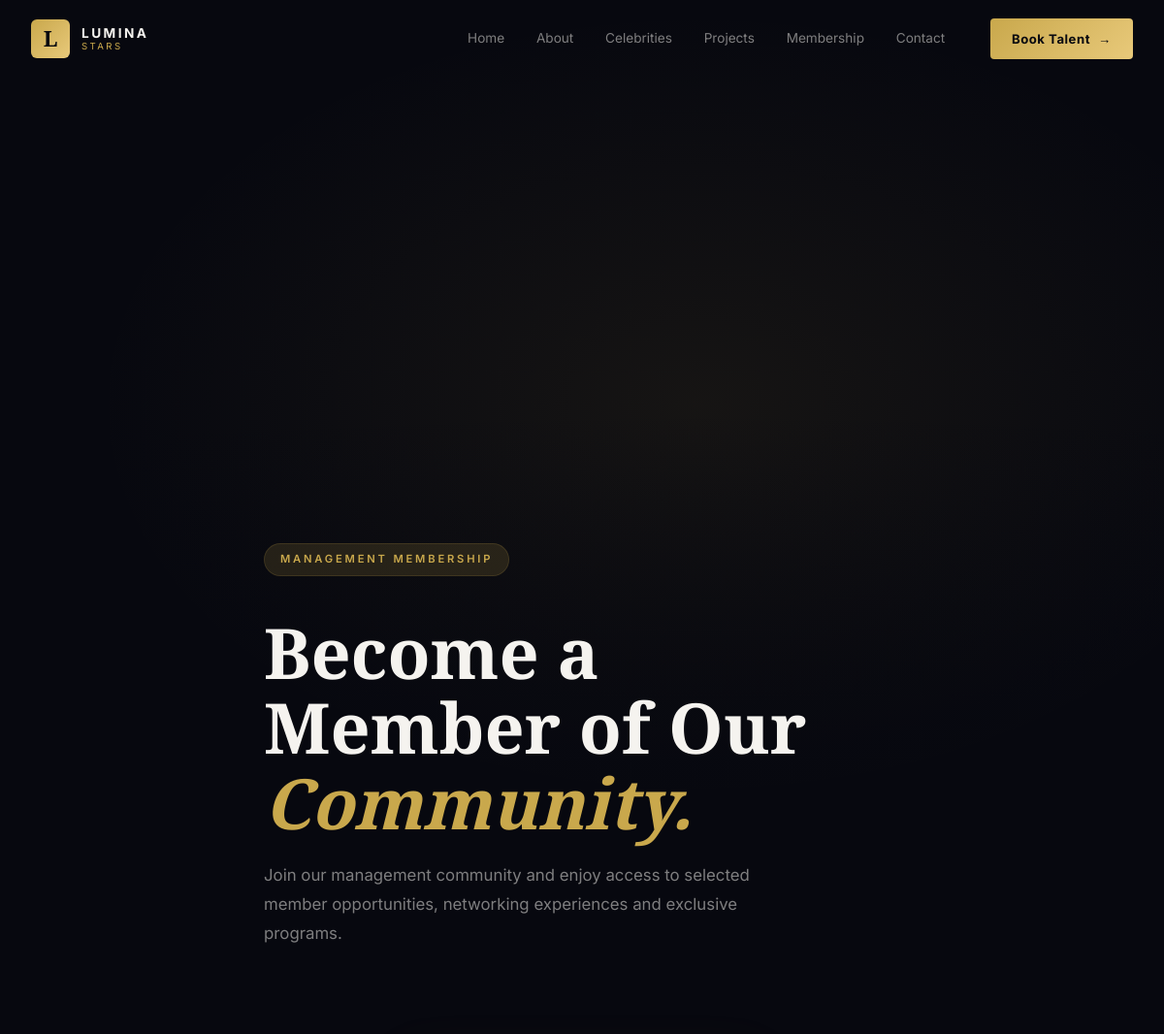
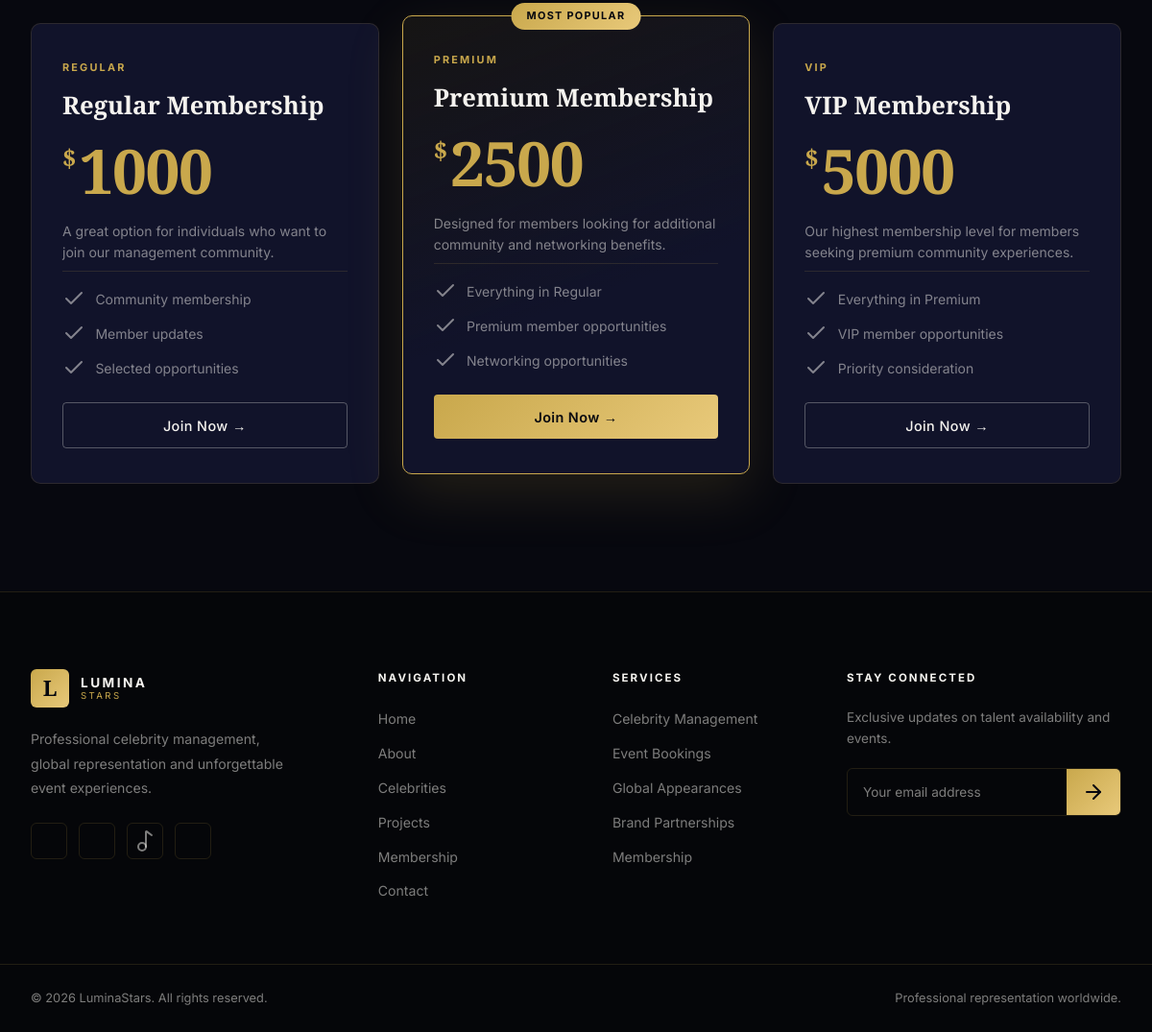
Page /membership/ on the committed database (2 pictures, top to bottom).
### membership/models.py (models this page shows, shortened)
class MembershipPlan(models.Model):
    TIER_CHOICES = [
        ('regular', 'Regular'),
        ('premium', 'Premium'),
        ('vip',     'VIP'),
    ]
    tier        = models.CharField(max_length=20, choices=TIER_CHOICES, unique=True)
    price       = models.DecimalField(max_digits=10, decimal_places=2)
    tagline     = models.CharField(max_length=120, help_text="Short description under price")
    is_featured = models.BooleanField(default=False, help_text="Highlights this plan as 'Most Popular'")
    benefits    = models.TextField(help_text="One benefit per line")
    class Meta:
        ordering = ['price']
    def get_benefits_list(self):
        return [b.strip() for b in self.benefits.splitlines() if b.strip()]

### membership/views.py (the view)
# urls.py: path('', views.membership_page, name='page'),
def membership_page(request):
    plans = MembershipPlan.objects.all()
    form  = MembershipApplicationForm()
    context = {
        'page_title'       : 'Management Membership | LuminaStars',
        'meta_description' : 'Join the LuminaStars management community. Choose from Regular, Premium or VIP membership.',
        'plans'            : plans,
        'form'             : form,
    }
    return render(request, 'membership/membership.html', context)

### templates/membership/membership.html (shortened to what this page needs)
{% extends 'core/base.html' %}
{% load static %}
{% block content %}
<section class="page-hero">
    <div class="page-hero-overlay"></div>
    <div class="container page-hero-content">
        <span class="eyebrow">Management Membership</span>
        <h1>Become a Member of Our <span class="hero-highlight">Community.</span></h1>
        <p>Join our management community and enjoy access to selected member opportunities, networking experiences and exclusive programs.</p>
    </div>
</section>
<section class="section membership-section">
    <div class="container">
        <div class="plans-grid">
            {% for plan in plans %}
            <div class="plan-card {% if plan.is_featured %}plan-card--featured{% endif %}">
                {% if plan.is_featured %}
                <span class="plan-badge">Most Popular</span>
                {% endif %}
                <span class="plan-tier">{{ plan.get_tier_display }}</span>
                <h3 class="plan-name">{{ plan.get_tier_display }} Membership</h3>
                <div class="plan-price">
                    <span class="plan-currency">$</span>
                    <span class="plan-amount">{{ plan.price|floatformat:0 }}</span>
                </div>
                <p class="plan-tagline">{{ plan.tagline }}</p>
                <ul class="plan-benefits">
                    {% for benefit in plan.get_benefits_list %}
                    <li>
                        <i data-lucide="check"></i>
                        {{ benefit }}
                    </li>
                    {% endfor %}
                </ul>
                <button
                    class="btn {% if plan.is_featured %}btn-primary{% else %}btn-outline{% endif %} plan-btn"
                    data-plan-id="{{ plan.id }}"
                    data-plan-name="{{ plan.get_tier_display }} Membership"
                    data-plan-price="{{ plan.price|floatformat:0 }}"
                    onclick="openMembershipModal(this)">
                    Join Now →
                </button>
            </div>
            {% empty %}
            <div class="empty-state">
                <div class="empty-icon"><i data-lucide="layers"></i></div>
                <h3>Plans coming soon</h3>
                <p>Add membership plans via the admin panel.</p>
            </div>
            {% endfor %}
        </div>
    </div>
</section>
{% endblock %}

### templates/core/base.html (shortened to what this page needs)
{% load static %}
<!DOCTYPE html>
<html lang="en">
<head>
    <link rel="stylesheet" href="{% static 'css/style.css' %}">
</head>
<body>
    <header class="header" id="header">
        <div class="container nav-container">
            <a class="logo" href="{% url 'core:home' %}">
                <span class="logo-emblem">L</span>
                <span class="logo-text">
                    <strong>LUMINA</strong>
                    <small>STARS</small>
                </span>
            </a>
            <nav class="navbar" id="navbar">
                <a href="{% url 'core:home' %}"       class="nav-link {% block nav_home %}{% endblock %}">Home</a>
                <a href="{% url 'core:about' %}"      class="nav-link {% block nav_about %}{% endblock %}">About</a>
                <a href="{% url 'celebrities:list' %}" class="nav-link {% block nav_celebrities %}{% endblock %}">Celebrities</a>
                <a href="{% url 'core:projects' %}"   class="nav-link {% block nav_projects %}{% endblock %}">Projects</a>
                <a href="{% url 'membership:page' %}" class="nav-link {% block nav_membership %}{% endblock %}">Membership</a>
                <a href="{% url 'core:contact' %}"    class="nav-link {% block nav_contact %}{% endblock %}">Contact</a>
            </nav>
            <a href="{% url 'celebrities:list' %}" class="btn-book-talent">
                Book Talent <span>→</span>
            </a>
        </div>
    </header>
    <main>
        {% block content %}{% endblock %}
    </main>
    <footer class="footer" id="contact">
        <div class="container footer-inner">
            <div class="footer-brand">
                <a class="logo footer-logo" href="{% url 'core:home' %}">
                    <span class="logo-emblem">L</span>
                    <span class="logo-text">
                        <strong>LUMINA</strong>
                        <small>STARS</small>
                    </span>
                </a>
                <p>Professional celebrity management, global representation and unforgettable event experiences.</p>
                <div class="social-links">
                    <a href="#" class="social-link" aria-label="Instagram"></a>
                    <a href="#" class="social-link" aria-label="Facebook"></a>
                    <a href="#" class="social-link" aria-label="TikTok"><i data-lucide="music-2"></i></a>
                    <a href="#" class="social-link" aria-label="LinkedIn"></a>
                </div>
            </div>
            <div class="footer-column">
                <h4 class="footer-heading">Navigation</h4>
                <a href="{% url 'core:home' %}"        class="footer-link">Home</a>
                <a href="{% url 'core:about' %}"       class="footer-link">About</a>
                <a href="{% url 'celebrities:list' %}" class="footer-link">Celebrities</a>
                <a href="{% url 'core:projects' %}"    class="footer-link">Projects</a>
                <a href="{% url 'membership:page' %}"  class="footer-link">Membership</a>
                <a href="{% url 'core:contact' %}"     class="footer-link">Contact</a>
            </div>
            <div class="footer-column">
                <h4 class="footer-heading">Services</h4>
                <a href="{% url 'core:about' %}"       class="footer-link">Celebrity Management</a>
                <a href="{% url 'celebrities:list' %}" class="footer-link">Event Bookings</a>
                <a href="{% url 'celebrities:list' %}" class="footer-link">Global Appearances</a>
                <a href="{% url 'core:about' %}"       class="footer-link">Brand Partnerships</a>
                <a href="{% url 'membership:page' %}"  class="footer-link">Membership</a>
            </div>
            <div class="footer-column">
                <h4 class="footer-heading">Stay Connected</h4>
                <p class="footer-newsletter-text">Exclusive updates on talent availability and events.</p>
                <form class="newsletter-form" id="newsletterForm">
                    <input type="email" class="newsletter-input" placeholder="Your email address" required>
                    <button type="submit" class="newsletter-btn"><i data-lucide="arrow-right"></i></button>
                </form>
            </div>
        </div>
        <div class="container footer-bottom">
            <p>© 2026 LuminaStars. All rights reserved.</p>
            <p>Professional representation worldwide.</p>
        </div>
    </footer>
</body>
</html>

### rows in the picture
MembershipPlan: tier "REGULAR", tier "Regular", price "1000", tagline "A great option for individuals who want to join our management community.", get_benefits_list "Community membership" "Member updates" "Selected opportunities"
MembershipPlan: is_featured "MOST POPULAR", tier "PREMIUM", tier "Premium", price "2500", tagline "Designed for members looking for additional community and networking benefits.", get_benefits_list "Everything in Regular" "Premium member opportunities" "Networking opportunities"
MembershipPlan: tier "VIP", price "5000", tagline "Our highest membership level for members seeking premium community experiences.", get_benefits_list "Everything in Premium" "VIP member opportunities" "Priority consideration"
